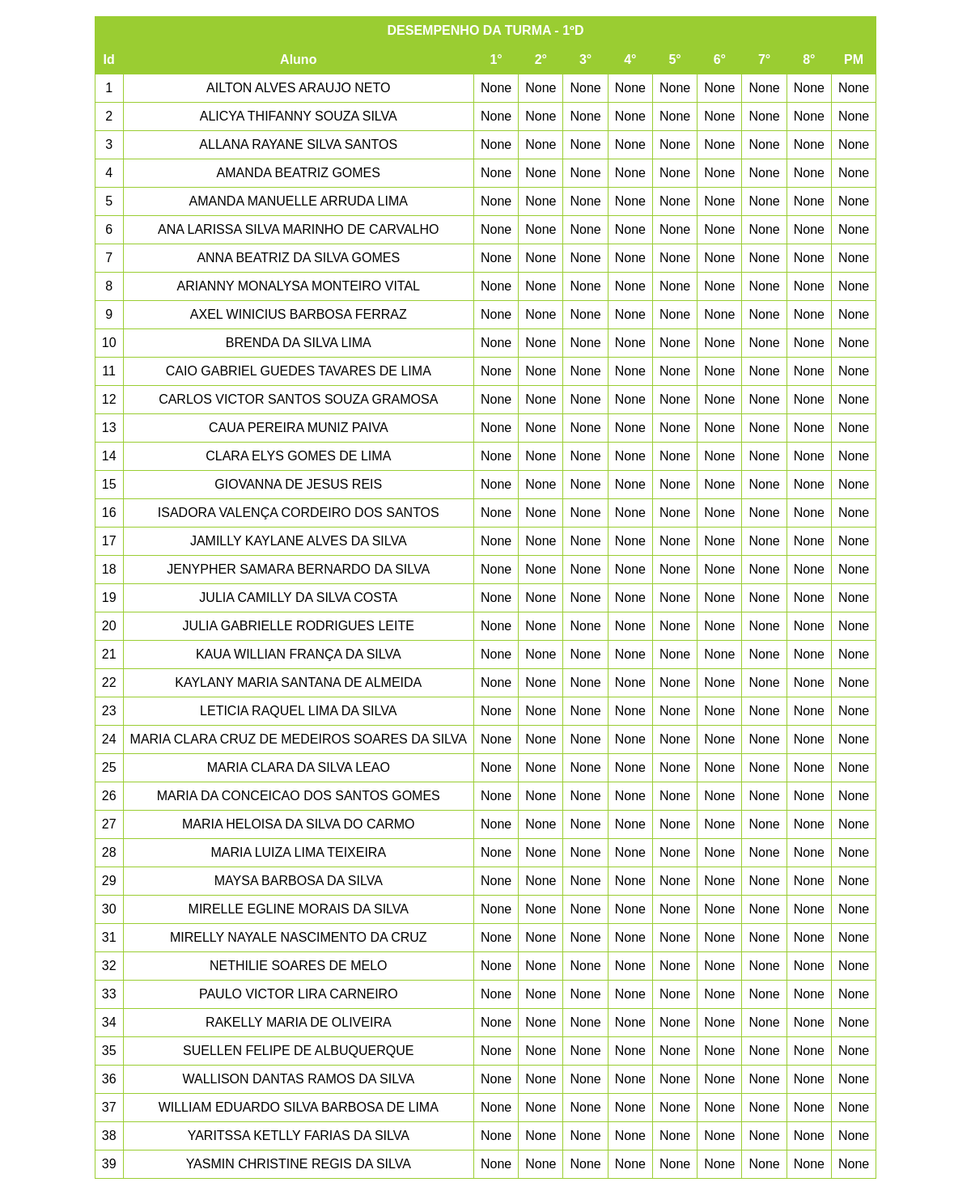
Page /1ºD on the earlier database version.
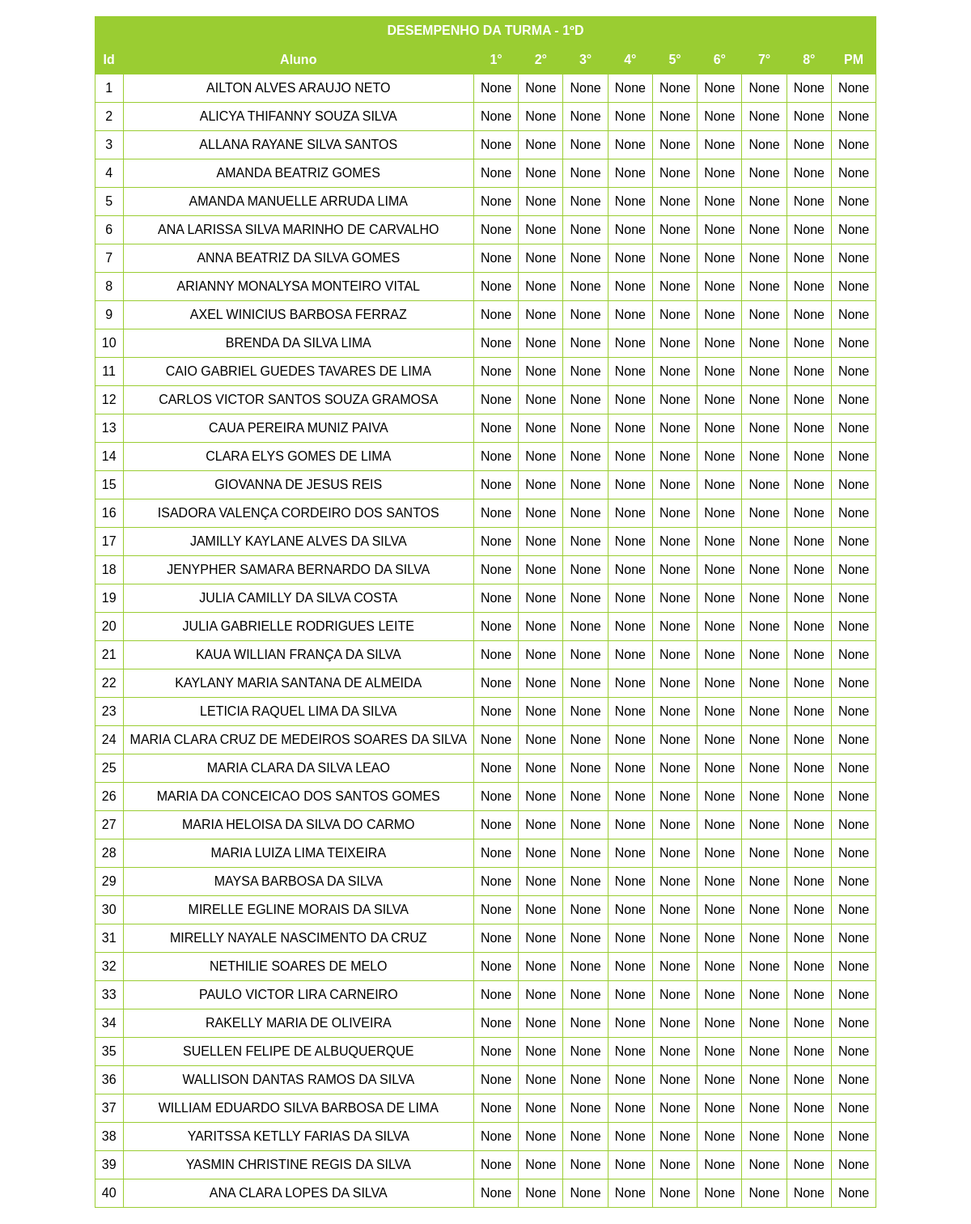
Same page on the later database version.
### main.py (models this page shows)
class Primeiro_D(db.Model):
    __tablename__ = 'Primeiro_D'

### main.py (the view)
@app.route('/<class_name>')
def class_page(class_name):
    turma_selecionada = selecionar_turma(class_name)
    resultados_class_page = (db.session.query(turma_selecionada.id, turma_selecionada.nome, turma_selecionada.prova1,
                                              turma_selecionada.prova2, turma_selecionada.prova3,
                                              turma_selecionada.prova4,
                                              turma_selecionada.prova5, turma_selecionada.prova6,
                                              turma_selecionada.prova7,
                                              turma_selecionada.prova8, turma_selecionada.pm).all())
    lista_de_provas = []
    for i in range(1, 9):
        atributo = getattr(turma_selecionada, f"prova{i}")
        dados = db.session.query(atributo).all()
        notas_validas = [nota[0] for nota in dados if nota[0] is not None]
        if notas_validas:
            media = round(np.mean(notas_validas), 2)
            mediana = np.median(notas_validas)
            moda = int(mode(notas_validas)[0])
            desvio = round(np.std(notas_validas), 2)
            lista_prova = [media, mediana, moda, desvio]
            lista_de_provas.append(lista_prova)
        else:
            pass
    tamanho = len(lista_de_provas)
    return render_template('class_page.html', class_name=class_name, data=resultados_class_page,
                           estatisticas=lista_de_provas, tamanho=tamanho)

### main.py (called while the page is built)
def selecionar_turma(valor):
    if valor == 'a' or valor == '3ºA':
        return lista_turmas_db[0]
    elif valor == 'b' or valor == '3ºB':
        return lista_turmas_db[1]
    elif valor == 'c' or valor == '3ºC':
        return lista_turmas_db[2]
    elif valor == 'd' or valor == '1ºD':
        return lista_turmas_db[3]

### templates/class_page.html (shortened to what this page needs)
<!DOCTYPE html>
<html lang="en">
<head>
    <link rel="stylesheet" href="/static/styles.css">
</head>
<body>
<div class="menu">
    <table id="desempenho">
        <tr>
            <th>DESEMPENHO DA TURMA - {{ class_name }}</th>
        </tr>
    </table>
    <table>
            <tr>
                <th>Id</th>
                <th>Aluno</th>
                <th>1°</th>
                <th>2°</th>
                <th>3°</th>
                <th>4°</th>
                <th>5°</th>
                <th>6°</th>
                <th>7°</th>
                <th>8°</th>
                <th>PM</th>
            </tr>
            {% for row in data %}
                <tr>
                    <td>{{ row.id }}</td>
                    <td>{{ row.nome }}</td>
                    <td>{{ row.prova1 }}</td>
                    <td>{{ row.prova2 }}</td>
                    <td>{{ row.prova3 }}</td>
                    <td>{{ row.prova4 }}</td>
                    <td>{{ row.prova5 }}</td>
                    <td>{{ row.prova6 }}</td>
                    <td>{{ row.prova7 }}</td>
                    <td>{{ row.prova8 }}</td>
                    <td>{{ row.pm }}</td>
                </tr>
            {% endfor %}
        </table>
</div>
</body>
</html>

### static/styles.css (style rules this page uses)
.menu { margin: 20px; display: flex; flex-direction: column; align-items: center; justify-content: flex-start; }
table { border-collapse: collapse; width: 100%; background-color: rgba(255, 255, 255, 1); }
th, td { border: 1px solid yellowgreen; padding: 8px; text-align: center; }
th { background-color: yellowgreen; color: white; }
body { margin: 0; padding: 0; font-family: Arial, sans-serif; display: flex; align-items: center; justify-content: center; min-height: 100vh; position: relative; overflow: hidden; overflow-y: auto; }
body::before { content: ''; position: fixed; top: 0; left: 0; width: 100%; height: 100%; background: url('/static/4428.jpg') center center fixed; background-size: cover; opacity: 0.3; z-index: -1; }

Differences in the rows shown:
added Primeiro_D: id "40", nome "ANA CLARA LOPES DA SILVA", prova1 "None", prova2 "None", prova3 "None", prova4 "None", prova5 "None", prova6 "None", prova7 "None", prova8 "None", pm "None"
